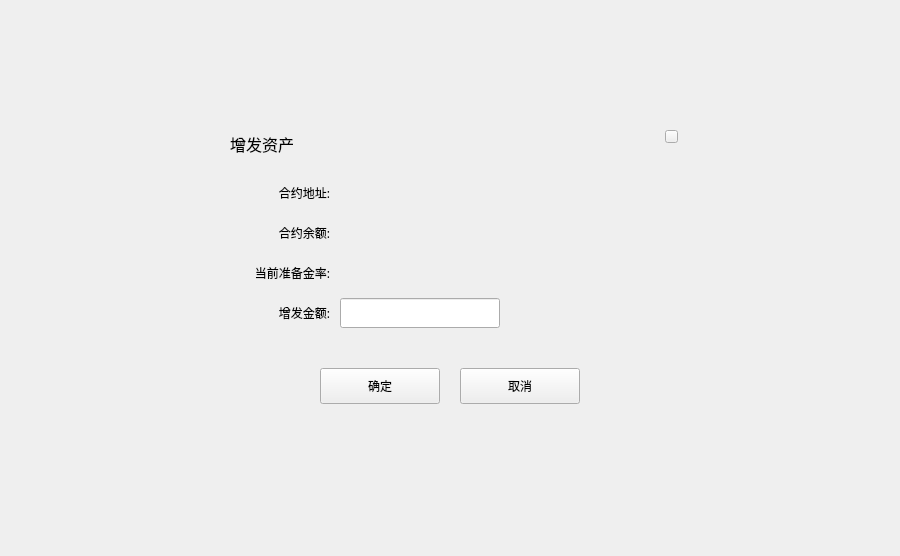
<?xml version="1.0" encoding="UTF-8"?>
<ui version="4.0">
 <class>MintDialog</class>
 <widget class="QDialog" name="MintDialog">
  <property name="geometry">
   <rect>
    <x>0</x>
    <y>0</y>
    <width>900</width>
    <height>556</height>
   </rect>
  </property>
  <property name="windowTitle">
   <string>Dialog</string>
  </property>
  <widget class="QWidget" name="widget" native="true">
   <property name="geometry">
    <rect>
     <x>0</x>
     <y>0</y>
     <width>900</width>
     <height>556</height>
    </rect>
   </property>
   <widget class="QWidget" name="containerWidget" native="true">
    <property name="geometry">
     <rect>
      <x>210</x>
      <y>118</y>
      <width>480</width>
      <height>320</height>
     </rect>
    </property>
    <property name="font">
     <font>
      <family>微软雅黑</family>
     </font>
    </property>
    <widget class="QLabel" name="contactLabel2">
     <property name="geometry">
      <rect>
       <x>20</x>
       <y>15</y>
       <width>171</width>
       <height>21</height>
      </rect>
     </property>
     <property name="font">
      <font>
       <family>微软雅黑</family>
       <pointsize>12</pointsize>
      </font>
     </property>
     <property name="styleSheet">
      <string notr="true"/>
     </property>
     <property name="text">
      <string>增发资产</string>
     </property>
    </widget>
    <widget class="QToolButton" name="cancelBtn">
     <property name="geometry">
      <rect>
       <x>250</x>
       <y>250</y>
       <width>120</width>
       <height>36</height>
      </rect>
     </property>
     <property name="font">
      <font>
       <family>微软雅黑</family>
      </font>
     </property>
     <property name="cursor">
      <cursorShape>PointingHandCursor</cursorShape>
     </property>
     <property name="focusPolicy">
      <enum>Qt::NoFocus</enum>
     </property>
     <property name="styleSheet">
      <string notr="true"/>
     </property>
     <property name="text">
      <string>取消</string>
     </property>
    </widget>
    <widget class="QLabel" name="mortgageLabel">
     <property name="geometry">
      <rect>
       <x>130</x>
       <y>140</y>
       <width>160</width>
       <height>30</height>
      </rect>
     </property>
     <property name="text">
      <string/>
     </property>
    </widget>
    <widget class="QLabel" name="label_3">
     <property name="geometry">
      <rect>
       <x>0</x>
       <y>180</y>
       <width>120</width>
       <height>30</height>
      </rect>
     </property>
     <property name="text">
      <string>增发金额:</string>
     </property>
     <property name="alignment">
      <set>Qt::AlignRight|Qt::AlignTrailing|Qt::AlignVCenter</set>
     </property>
     <property name="wordWrap">
      <bool>true</bool>
     </property>
    </widget>
    <widget class="QLabel" name="assetNameLabel">
     <property name="geometry">
      <rect>
       <x>300</x>
       <y>180</y>
       <width>60</width>
       <height>30</height>
      </rect>
     </property>
     <property name="text">
      <string/>
     </property>
    </widget>
    <widget class="QLabel" name="label_2">
     <property name="geometry">
      <rect>
       <x>0</x>
       <y>140</y>
       <width>120</width>
       <height>30</height>
      </rect>
     </property>
     <property name="text">
      <string>当前准备金率:</string>
     </property>
     <property name="alignment">
      <set>Qt::AlignRight|Qt::AlignTrailing|Qt::AlignVCenter</set>
     </property>
     <property name="wordWrap">
      <bool>true</bool>
     </property>
    </widget>
    <widget class="QLabel" name="label">
     <property name="geometry">
      <rect>
       <x>0</x>
       <y>60</y>
       <width>120</width>
       <height>30</height>
      </rect>
     </property>
     <property name="text">
      <string>合约地址:</string>
     </property>
     <property name="alignment">
      <set>Qt::AlignRight|Qt::AlignTrailing|Qt::AlignVCenter</set>
     </property>
     <property name="wordWrap">
      <bool>true</bool>
     </property>
    </widget>
    <widget class="QLineEdit" name="mintLineEdit">
     <property name="geometry">
      <rect>
       <x>130</x>
       <y>180</y>
       <width>160</width>
       <height>30</height>
      </rect>
     </property>
    </widget>
    <widget class="QToolButton" name="okBtn">
     <property name="geometry">
      <rect>
       <x>110</x>
       <y>250</y>
       <width>120</width>
       <height>36</height>
      </rect>
     </property>
     <property name="font">
      <font>
       <family>微软雅黑</family>
      </font>
     </property>
     <property name="cursor">
      <cursorShape>PointingHandCursor</cursorShape>
     </property>
     <property name="focusPolicy">
      <enum>Qt::NoFocus</enum>
     </property>
     <property name="styleSheet">
      <string notr="true"/>
     </property>
     <property name="text">
      <string>确定</string>
     </property>
    </widget>
    <widget class="QLabel" name="contractAddressLabel">
     <property name="geometry">
      <rect>
       <x>130</x>
       <y>60</y>
       <width>300</width>
       <height>30</height>
      </rect>
     </property>
     <property name="text">
      <string/>
     </property>
     <property name="textInteractionFlags">
      <set>Qt::LinksAccessibleByMouse|Qt::TextSelectableByMouse</set>
     </property>
    </widget>
    <widget class="QLabel" name="contractBalanceLabel">
     <property name="geometry">
      <rect>
       <x>130</x>
       <y>100</y>
       <width>160</width>
       <height>30</height>
      </rect>
     </property>
     <property name="text">
      <string/>
     </property>
    </widget>
    <widget class="QLabel" name="label_4">
     <property name="geometry">
      <rect>
       <x>0</x>
       <y>100</y>
       <width>120</width>
       <height>30</height>
      </rect>
     </property>
     <property name="text">
      <string>合约余额:</string>
     </property>
     <property name="alignment">
      <set>Qt::AlignRight|Qt::AlignTrailing|Qt::AlignVCenter</set>
     </property>
     <property name="wordWrap">
      <bool>true</bool>
     </property>
    </widget>
    <widget class="QToolButton" name="closeBtn">
     <property name="geometry">
      <rect>
       <x>455</x>
       <y>12</y>
       <width>13</width>
       <height>13</height>
      </rect>
     </property>
     <property name="cursor">
      <cursorShape>PointingHandCursor</cursorShape>
     </property>
     <property name="focusPolicy">
      <enum>Qt::NoFocus</enum>
     </property>
     <property name="styleSheet">
      <string notr="true"/>
     </property>
     <property name="text">
      <string/>
     </property>
    </widget>
   </widget>
  </widget>
 </widget>
 <resources/>
 <connections/>
</ui>
